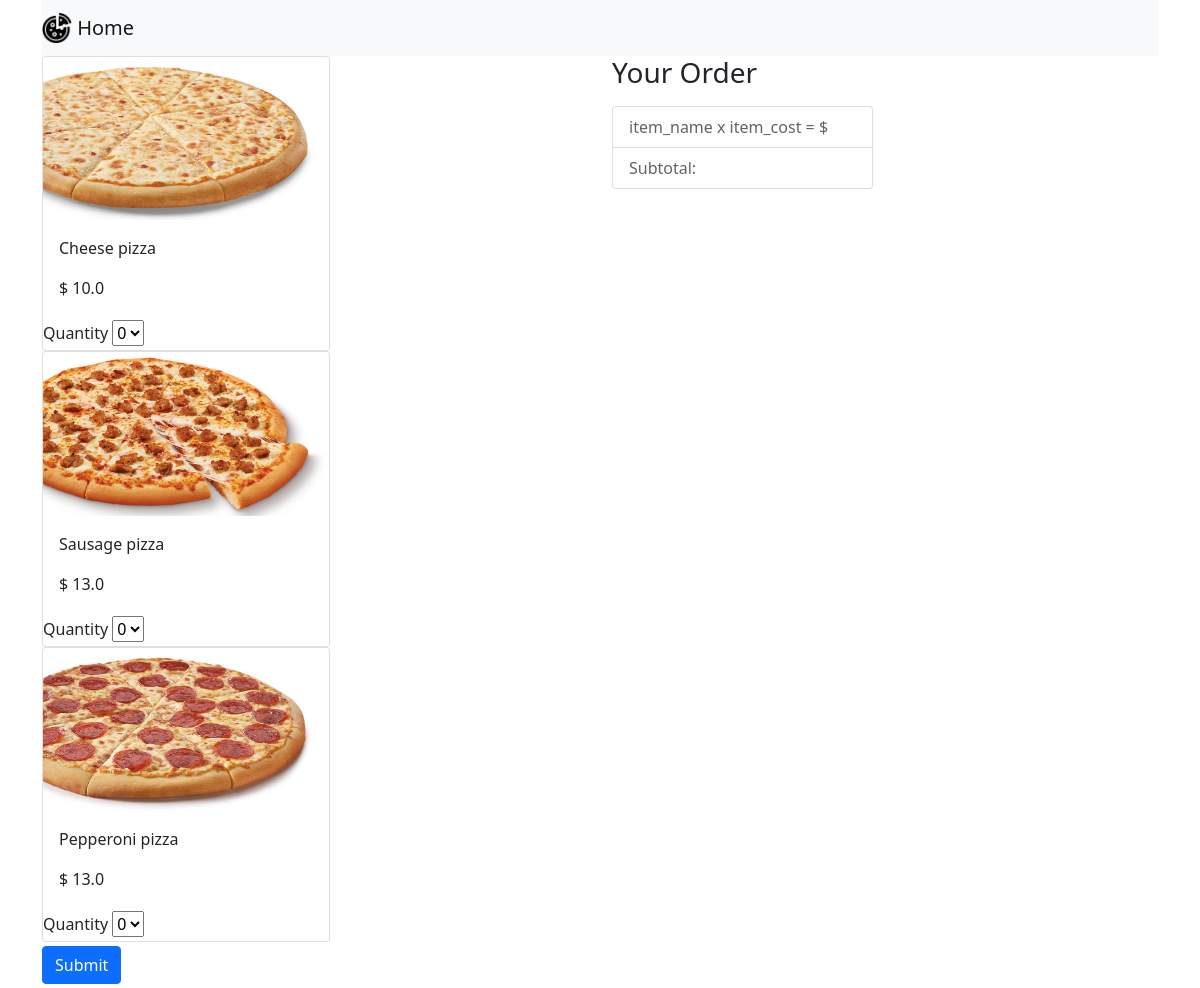
The page / on the database its author committed.
### app/models.py (models this page shows, shortened)
class Item(db.Model):
    id = db.Column(db.Integer, primary_key=True)
    item_name = db.Column(db.String(20), unique=True)
    item_cost = db.Column(db.Float)
    image_file = db.Column(db.String(20), nullable=False, default='default.jpg')

### app/routes.py (the view)
@app.route('/', methods=['GET', 'POST'])
def index():
    menu_query = Item.query.all()
    if request.method == 'POST':
        new_order = Order(order_time=datetime.datetime.now())
        db.session.add(new_order)
        db.session.commit()
        new_order_id = new_order.id
        for item in menu_query:
            quantity = request.form[f'item{item.id}']
            new_item_by_order = ItemsByOrder(qty=quantity, item_id=item.id, order_id=new_order_id)
            db.session.add(new_item_by_order)
        db.session.commit()
        return redirect(f'/order_details/{new_order_id}')
    else:
        return render_template('index.html', menu=menu_query)

### app/templates/index.html (shortened to what this page needs)
<!DOCTYPE html>
<html lang="en">
<head>
    <link href="https://cdn.jsdelivr.net/npm/bootstrap@5.0.0-beta2/dist/css/bootstrap.min.css" rel="stylesheet">
</head>
<body>
    <main role="main" class="container">
        <nav class="navbar navbar-light bg-light">
            <a class="navbar-brand" href="/">
                <img src="{{ url_for('static', filename='pizza.png') }}" alt="pizza" width="30" height="30" class="d-inline-block align-top">
                Home
            </a>
        </nav>
        <div class="row">
            <form class="col-md-6" action="/" method="post">
                <div class="form-row align-items-center">
                    {% for item in menu %}
                    <div class="card" style="width: 18rem;">
                        <img class="card-img-top" src="/static/{{ item.image_file }}" alt="pizza picture">
                        <div class="card-body">
                            <p class="card-text">{{ item.item_name }}</p>
                            <p class="card-text">$ {{ item.item_cost }}</p>
                        </div>
                        <div class="col-auto my-1">
                            <label class="mr-sm-2" for="inlineFormCustomSelect">Quantity</label>
                            <select class="custom-select mr-sm-2" name="item{{ item.id }}" id="item{{ item.id }}">
                                <option value=0 selected>0</option>
                            </select>
                        </div>
                    </div>
                    {% endfor %}
                    <div class="col-auto my-1">
                        <button type="submit" class="btn btn-primary">Submit</button>
                    </div>
                </div>
            </form>
            <div class="col-md-3">
                <div class="content-section">
                    <h3>Your Order</h3>
                    <p class='text-muted'>
                    <ul class="list-group">
                        <li class="list-group-item list-group-item-light">item_name x item_cost = $</li>
                        <li class="list-group-item list-group-item-light" id="subTotal">Subtotal: </li>
                    </ul>
                    </p>
                </div>
            </div>
        </div>
    </main>
</body>
</html>

### rows shown on the page
Item: image_file (picture), item_name "Cheese pizza", item_cost "10.0", id "0"
Item: image_file (picture), item_name "Sausage pizza", item_cost "13.0", id "0"
Item: image_file (picture), item_name "Pepperoni pizza", item_cost "13.0", id "0"
